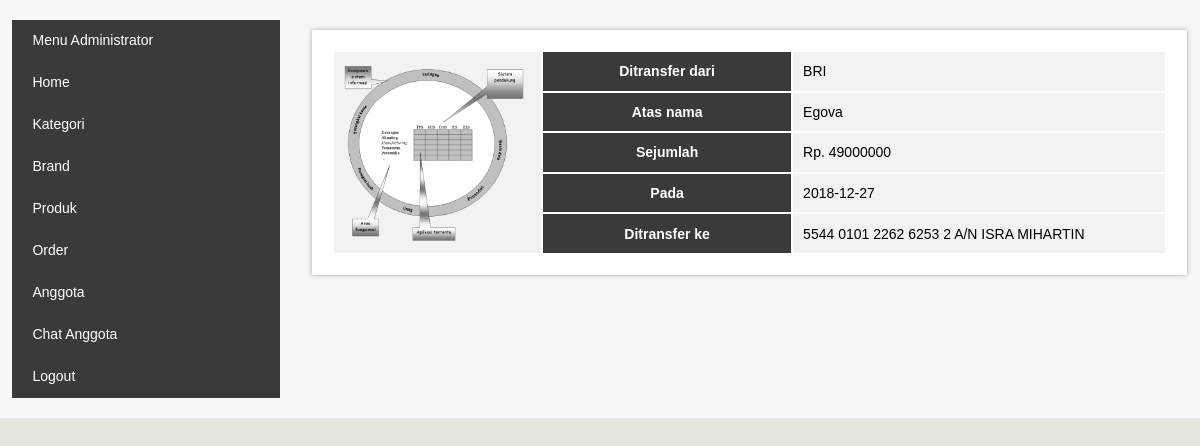
The app's page /admin/index.php?p=konfirmasiview&ido=14 (signed in) with its own data.
### tables this page shows
CREATE TABLE IF NOT EXISTS `konfirmasibayar` (
  `idkonfirmasi` int(11) NOT NULL AUTO_INCREMENT,
  `idorder` int(11) NOT NULL,
  `namabankpengirim` varchar(50) NOT NULL,
  `namapengirim` varchar(50) NOT NULL,
  `jumlahtransfer` double NOT NULL,
  `tgltransfer` date NOT NULL,
  `namabankpenerima` varchar(50) NOT NULL,
  `bukti` text NOT NULL,
  PRIMARY KEY (`idkonfirmasi`)
);

### admin/konfirmasiview.php (the view)
<?php
	$sqlbyr = mysql_query("select * from konfirmasibayar where idorder='$_GET[ido]'");
	$rbyr = mysql_fetch_array($sqlbyr);
	echo "<table border='0' width='100%'>
	<tr>
		<td rowspan='5' width='25%'><img src='../buktibayar/$rbyr[bukti]' width='100%'></td>
		<th width='30%'>Ditransfer dari</th>
		<td>$rbyr[namabankpengirim]</td>
	</tr>
	<tr>
		<th>Atas nama</th>
		<td>$rbyr[namapengirim]</td>
	</tr>
	<tr>
		<th>Sejumlah</th>
		<td>Rp. $rbyr[jumlahtransfer]</td>
	</tr>
	<tr>
		<th>Pada</th>
		<td>$rbyr[tgltransfer]</td>
	</tr>
	<tr>
		<th>Ditransfer ke</th>
		<td>$rbyr[namabankpenerima]</td>
	</tr>
	</table>";
?>

### admin/style.css (style rules this page uses)
table { width:100%; }
th { text-align:center; padding:10px; background-color:#3A3A3A; color:#FFFFFF; font-family:Arial; font-size:14px; }
td { padding:10px; background-color:#F2F2F2; font-size:14px; }

### records on screen
konfirmasibayar: bukti (picture), namabankpengirim "BRI", namapengirim "Egova", jumlahtransfer "49000000", tgltransfer "2018-12-27", namabankpenerima "5544 0101 2262 6253 2 A/N ISRA MIHARTIN"
